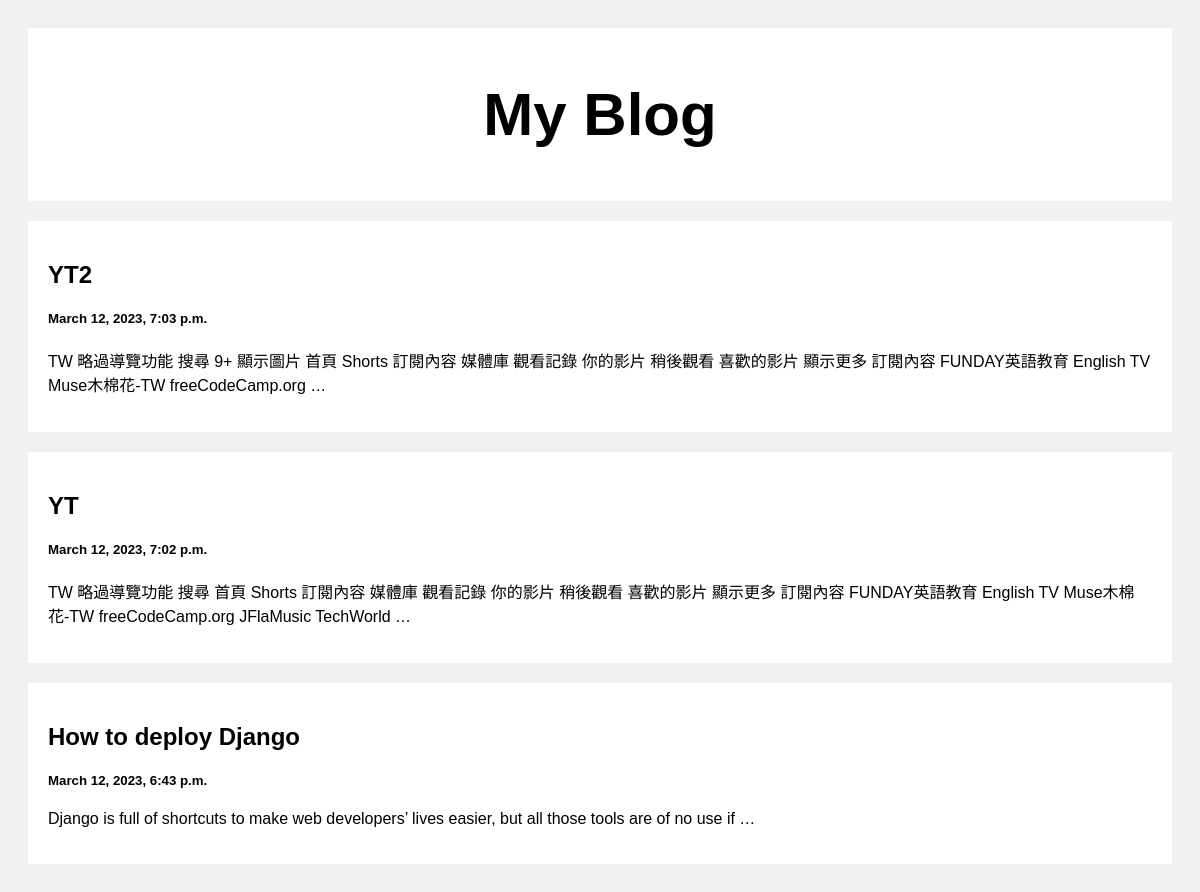
The page / on the database its author committed.
### myapp/models.py (models this page shows)
class Article(models.Model):
    title = models.CharField(max_length= 100)
    body  = models.CharField(max_length= 10000)
    create_at = models.DateTimeField(default= datetime.now, blank = True)

### myapp/views.py (the view)
# urls.py: path('', views.index, name='index'),
def index(request):
    posts = Article.objects.all()
    return render(request, 'index.html', {'posts':posts})

### template/index.html (shortened to what this page needs)
<!DOCTYPE html>
<html>
<head>
</head>
<body>
<div class="header">
  <h2>My Blog</h2>
</div>
<div class="row">
  <div class="leftcolumn">
    {% for post in posts reversed %}
    <div class="card">
      <a style="text-decoration: none; color: black;" href="/{{post.id}}">
        <h2>{{post.title}}</h2>
        <h5>{{post.create_at}}</h5>
        <p>{{post.body|truncatewords:20}}</p>
      </a>
    </div>
    {% endfor %}
  </div>
</div>
</body>
</html>

### template/index.html (style rules this page uses)
* { box-sizing: border-box; }
body { font-family: Arial; padding: 20px; background: #f1f1f1; }
.header { padding: 2px; font-size: 40px; text-align: center; background: white; }
.leftcolumn { float: left; width: 100%; }
.card { background-color: white; padding: 20px; margin-top: 20px; }
.row:after { content: ""; display: table; clear: both; }

### rows shown on the page
Article: title "YT2", create_at "March 12, 2023, 7:03 p.m.", body "TW 略過導覽功能 搜尋 9+ 顯示圖片 首頁 Shorts 訂閱內容 媒體庫 觀看記錄 你的影片 稍後觀看 喜歡的影片 顯示更多 訂閱內容 FUNDAY英語教育 English TV Muse木棉花-TW freeCodeCamp.org …"
Article: title "YT", create_at "March 12, 2023, 7:02 p.m.", body "TW 略過導覽功能 搜尋 首頁 Shorts 訂閱內容 媒體庫 觀看記錄 你的影片 稍後觀看 喜歡的影片 顯示更多 訂閱內容 FUNDAY英語教育 English TV Muse木棉花-TW freeCodeCamp.org JFlaMusic TechWorld …"
Article: title "How to deploy Django", create_at "March 12, 2023, 6:43 p.m.", body "Django is full of shortcuts to make web developers’ lives easier, but all those tools are of no use if …"
